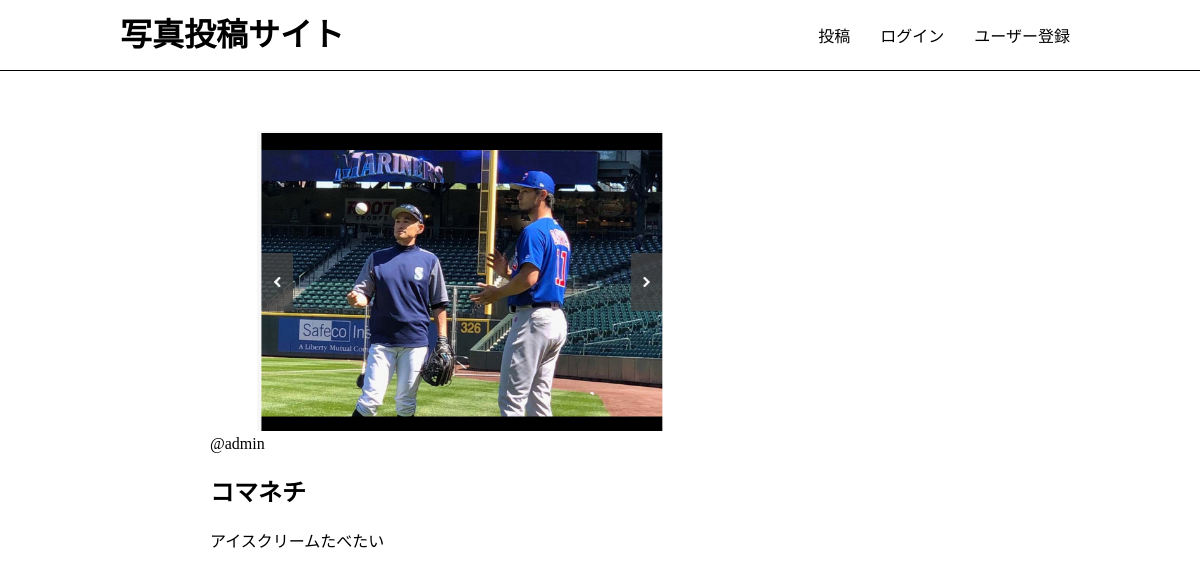
Screenshot of /photos/5/ with the database file from the repository.
### app/models.py (models this page shows, shortened)
class Photo(models.Model):
	title = models.CharField(max_length=150)
	comment = models.TextField(blank=True)
	image = models.ImageField(upload_to='photos')
	category = models.ForeignKey(Category, on_delete=models.PROTECT)
	user = models.ForeignKey(User, on_delete=models.CASCADE)
	created_at = models.DateTimeField(auto_now=True)

### app/views.py (the view)
# urls.py: path('photos/<int:pk>/', views.photos_detail, name='photos_detail'),
def photos_detail(request, pk):
	photo = get_object_or_404(Photo, pk=pk)
	return render(request, 'app/photos_detail.html', {'photo': photo})

### app/templates/app/photos_detail.html (shortened to what this page needs)
{% extends 'app/base.html' %}
{% block content %}
<div class="photo-detail">
	<img src="{{ photo.image.url }}" class="photo-img">
	<div class="photo-info">
		<a href="{% url 'app:users_detail' photo.user.id %}">@{{ photo.user }}</a>
	</div>
	<h2>{{ photo.title }}</h2>
	<p>{{ photo.comment }}</p>
</div>
{% endblock %}

### static/css/style.css (style rules this page uses)
html, body { margin: 0; }
div { box-sizing: border-box; }
a { text-decoration: none; color: #000; }
.photo-img { width: 100%; max-width: 500px; height: 300px; object-fit: cover; border-radius: 4px; }
.photo-detail .photo-img { object-fit: contain; }

### rows the page displays
Photo: image (picture), user "admin", title "コマネチ", comment "アイスクリームたべたい"
